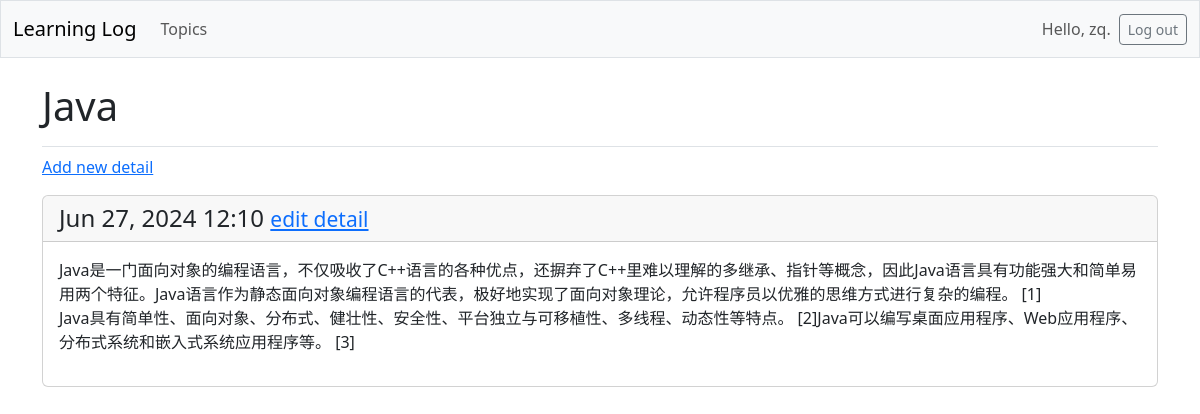
Page /topics/4/ (signed in) on the committed database.
### learning_logs/models.py (models this page shows, shortened)
class Topic(models.Model):
    text = models.CharField(max_length=200)
    date_added = models.DateTimeField(auto_now_add=True)
    owner = models.ForeignKey(User, on_delete=models.CASCADE)

class Detail(models.Model):
    topic = models.ForeignKey(Topic, on_delete=models.CASCADE)
    text = models.TextField()
    date_added = models.DateTimeField(auto_now_add=True)
    class Meta:
        verbose_name_plural = 'details'

### learning_logs/views.py (the view)
# urls.py: path('topics/<int:topic_id>/', views.topic, name='topic'),
@login_required
def topic(request, topic_id):
    topic = Topic.objects.get(id=topic_id)
    if topic.owner != request.user:
        raise Http404
    details = topic.detail_set.order_by('-date_added')   # 降序
    context = {'topic': topic, 'details': details}
    return render(request, 'learning_logs/topic.html', context)

### templates/learning_logs/topic.html
{% extends 'learning_logs/base.html' %}
{% block page_header %}
  <h1>{{ topic.text }}</h1>
{% endblock page_header %}
{% block content %}
  <p>
    <a href="{% url 'learning_logs:new_detail' topic.id %}">Add new detail</a>
  </p>
  {% for detail in details %}
    <div class="card mb-3">
      <h4 class="card-header">
        {{ detail.date_added|date:'M d, Y H:i' }}
        <small><a href="{% url 'learning_logs:edit_detail' detail.id %}">
          edit detail</a></small>
      </h4>
      <div class="card-body">{{ detail.text|linebreaks }}</div>
    </div>
  {% empty %}
    <p>There are no details for this topic yet.</p>
  {% endfor %}
{% endblock content %}

### templates/learning_logs/base.html (shortened to what this page needs)
<!doctype html>
<html lang="en">
<head>
  {% load django_bootstrap5 %}
  {% bootstrap_css %}
</head>
<body>
  <nav class="navbar navbar-expand-md navbar-light bg-light mb-4 border">
    <div class="container-fluid">
      <a class="navbar-brand" href="{% url 'learning_logs:index' %}">
          Learning Log</a>
      <div class="collapse navbar-collapse" id="navbarCollapse">
        <ul class="navbar-nav me-auto mb-2 mb-md-0">
          <li class="nav-item">
            <a class="nav-link" href="{% url 'learning_logs:topics' %}">
              Topics</a></li>
        </ul>
        <ul class="navbar-nav ms-auto mb-2 mb-md-0">
          {% if user.is_authenticated %}
            <li class="nav-item">
              <span class="navbar-text me-2">Hello, {{ user.username }}.
                </span></li>
          {% endif %}
        </ul>
        {% if user.is_authenticated %}
          <form action="{% url 'accounts:logout' %}" method='post'>
            <button name='submit' class='btn btn-outline-secondary btn-sm'>
              Log out</button>
          </form>
        {% endif %}
      </div>
    </div>
  </nav>
  <main class="container">
    <div class="pb-2 mb-2 border-bottom">
      {% block page_header %}{% endblock page_header %}
    </div>
    <div>
      {% block content %}{% endblock content %}
    </div>
  </main>
</body>
</html>

### rows in the picture
Topic: text "Java"
Detail: date_added "Jun 27, 2024 12:10", text "Java是一门面向对象的编程语言，不仅吸收了C++语言的各种优点，还摒弃了C++里难以理解的多继承、指针等概念，因此Java语言具有功能强大和简单易用两个特征。Java语言作为静态面向对象编程语言的代表，极好地实现了面向对象理论，允许程序员以优雅的思维方式进行复杂的编程。 [1] Java具有简单性、面向对象、分布式、健壮性、安全性、平台独立与可移植性、多线程、动态性等特点。 [2]Java可以编写桌面应用程序、Web应用程序、分布式系统和嵌入式系统应用程序等。 [3]"

### other values in the picture
{{ user.username }} "zq"
